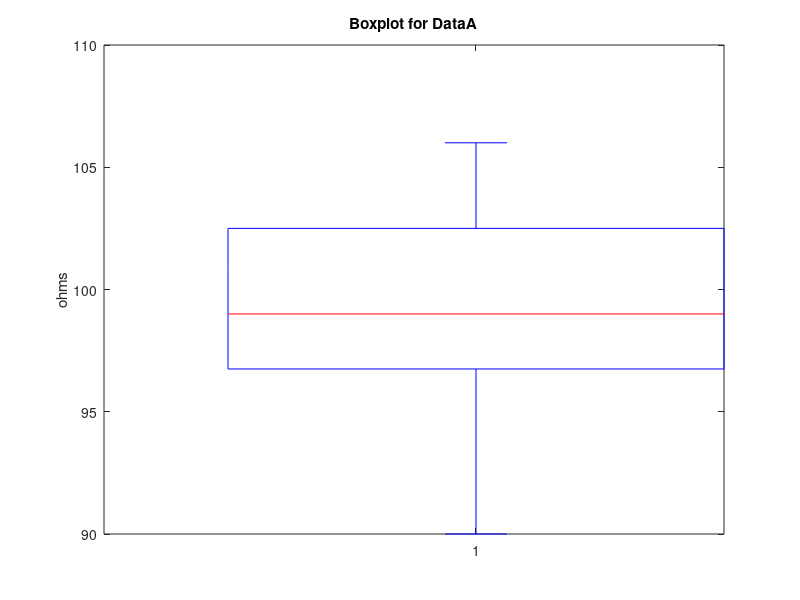
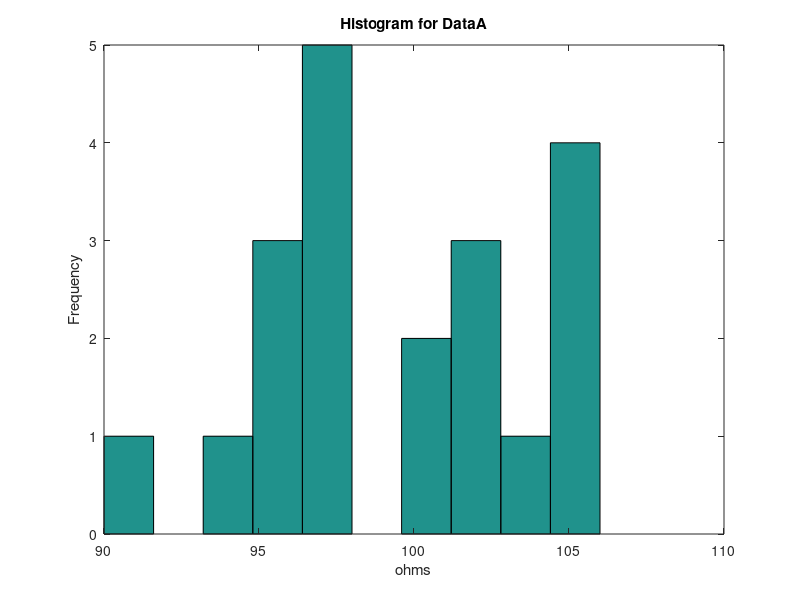
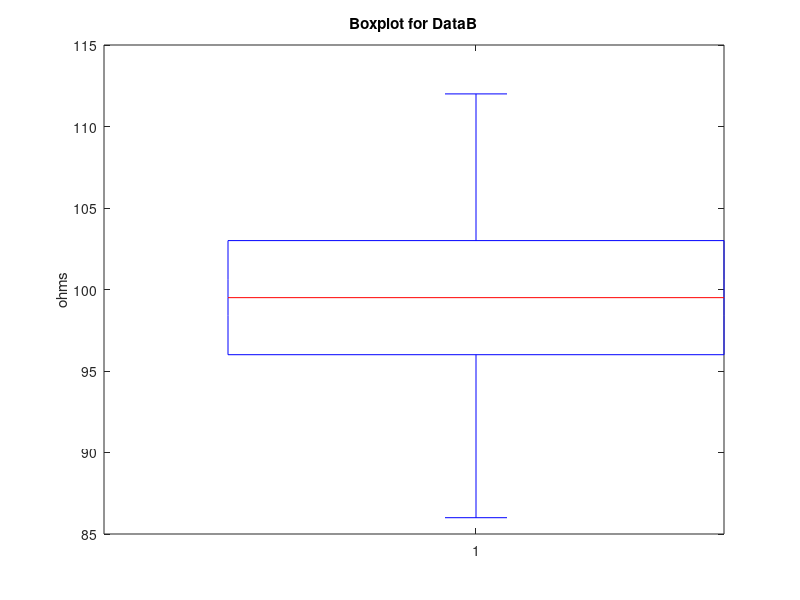
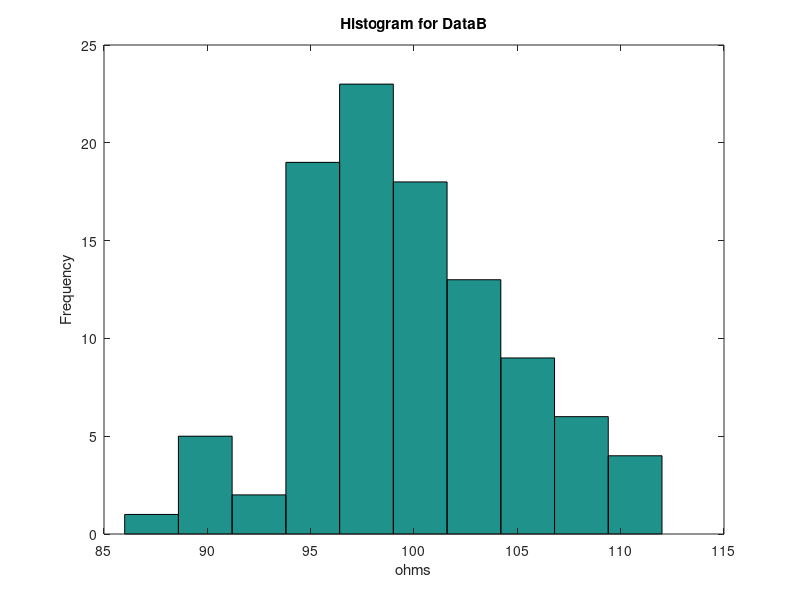

Write the MATLAB code that produced these figures, in order.
%%
% Student Names: Your FULL NAME(s)
% Student IDs: Your STUDENT ID(s)
%
%                      Probability and Statistics
%
%                       Instructor: Ying He
%                         
% 
%%%%%%%%%%%%%%%%%%%%%%%%%%%%%%%%%%%%%%%%%%%%%%%%%%%%%%%%%%%%%%%%%%%%%%%%%%%
%                              Resistors
%
% Assume that we tested two batches of resistors (ohms) from two different
% plants, A and B. The first batch was very small. The second batch
% was much larger.

%% Init

clc

clear

close all

format compact

disp(['Code by: Alexander Macri  0384086 8:00 AM'])
disp(['Code by: Adam Kimball     0386149 8:00 AM'])
disp(['Code by: Grissess MacWookie  0000001 6:66 AM'])
disp([' ']);

%% Process data [Done]

dataA = load ( 'dataA.txt' );
%dataA = xlsread('STAT383_Project_data.xlsx',1,'B2:B21');
Na = size(dataA,1);

dataB = load ( 'dataB.txt' );
%dataB = xlsread('STAT383_Project_data.xlsx',1,'D2:D101');
Nb = size(dataB,1);

%% Plot the data (dataA) [Done]

% (Box plot) For the key parts of the plot, see figure 6.24 in textbook

figure('name','Boxplot for DataA');boxplot(dataA);title ('Boxplot for DataA');ylabel('ohms');

% (Histogram)
figure('name','Histogram for DataA');hist(dataA);title ('Histogram for DataA');ylabel('Frequency');xlabel('ohms')

%% Questions [Done]

% Is the data skewed? Why or why not. Use your plots to support your
% analysis. HINT: Read 6.2 and 6.3 carefully.

fprintf(['The data in the first data set, A, seems to be Bimodal. \n' ... 
    'This is illustrated by the fact that the box plot indicates a very symmetric relationship to either side of the median line\n' ... 
    '(from min to q1 and q3 to max, as well as q1 to median and median to q3),\n' ...
    'in addition to the histogram, visually, having two apparent distinct distribution curves, which is indicative of bimodality.']);

fprintf('\n\n');
%% Plot the data (dataB)[Done]

% (Box plot) For the key parts of the plot, see figure 6.24
figure('name','Boxplot for DataB');boxplot(dataB);title ('Boxplot for DataB');ylabel('ohms')

% (Histogram)
figure('name','Histogram for DataB');hist(dataB);title ('Histogram for DataB');ylabel('Frequency');xlabel('ohms')


%% Questions [Done]

%Is the data skewed? Why or why not.. Use your plots to support your
%analysis. HINT: Read 6.2 and 6.3 carefully.

fprintf(['The data in the second data set, B, seems to be positively skewed. \n' ... 
    'This is illustrated by the fact that in the boxplot, the length of the horizontal line from the median to Q3 is much longer than from Q1 to the median.\n' ...
    'This is also illustrated by the histogram, visually, having a long tail to the right, which is indicative of a positive skew.']);

fprintf('\n\n');
%% Sample Analysis [DONE]
% For each data set, calculate the sample mean, mode, median and sample
% standard deviation. The median you can get from the box plot or the MatLab
% command "median(data)" and the mode seen from the data or use the MatLab
% command "mode(data)". However, the sample mean and sample standard
% deviation MUST be calculated using the formulas from the book, i.e.
% do not use software commands like "mean(X)" but you can still use "sum".

meanA = sum(dataA)/Na;
meanB = sum(dataB)/Nb;

diffA = dataA - meanA;
diffB = dataB - meanB;

varA = (sum(diffA.^2))/(Na-1);
varB = (sum(diffB.^2))/(Nb-1);

sampleStdDevA = sqrt((sum(diffA.^2))/(Na-1));
sampleStdDevB = sqrt((sum(diffB.^2))/(Nb-1));

disp(['For data set A:']);
disp(['The sample mean is ' num2str(meanA)]);
disp(['The mode is ' num2str(mode(dataA))]);
disp(['The median is ' num2str(median(dataA))]);
disp(['The sample standard deviation is ' num2str(sampleStdDevA)]);
disp([' ']);
disp(['For data set B:']);
disp(['The sample mean is ' num2str(meanB)]);
disp(['The mode is ' num2str(mode(dataB))]);
disp(['The median is ' num2str(median(dataB))]);
disp(['The sample standard deviation is ' num2str(sampleStdDevB)]);
disp([' ']);

%% Confidence Intervals [NOT DONE]
% For this part, it will be useful to use the MatLab function "tinv". This
% will calculate the critical value for a random variable with a student-t
% distribution given v, which is the degrees of freedom.
%
% For example, to calculate the t-citical value given alpha = a, and v
% degrees of freedom (usually n-1), we would use,
%
%                   tinv(1-alpha,v)
%
%% Calculate and display TWO-sided "t" confidence intervals for the sample mean of dataA and dataB that you calculated above for... [DONE]
%  (Display it in the same format as the instructions sheet.)

disp([' '])

% For confidence level 95% for dataA
sovernA = sampleStdDevA/sqrt(Na);
sovernB = sampleStdDevB/sqrt(Nb);

t95A = tinv(.95,Na-1);
lower95A = meanA-(t95A*sovernA);

upper95A = meanA+(t95A*sovernA);

disp(['The two-sided, 95% confidence interval for the sample mean of data set A, is (' num2str(lower95A) ', ' num2str(upper95A) ')']);

disp([' '])
% For confidence level 95% for dataB

t95B = tinv(.95,Nb-1);
lower95B = meanB-(t95B*sovernB);

upper95B = meanB+(t95B*sovernB);

disp(['The two-sided, 95% confidence interval for the sample mean of data set B, is (' num2str(lower95B) ', ' num2str(upper95B) ')']);

disp([' '])
% For confidence level 99% for dataA

t99A = tinv(.99,Na-1);
lower99A = meanA-(t99A*sovernA);

upper99A = meanA+(t99A*sovernA);

disp(['The two-sided, 99% confidence interval for the sample mean of data set A, is (' num2str(lower99A) ', ' num2str(upper99A) ')']);

disp([' '])
% For confidence level 99% for dataB

t99B = tinv(.99,Nb-1);
lower99B = meanB-(t99B*sovernB);

upper99B = meanB+(t99B*sovernB);

disp(['The two-sided, 99% confidence interval for the sample mean of data set B, is (' num2str(lower99B) ', ' num2str(upper99B) ')']);

disp([' '])
%% Hypothesis Testing [NOT DONE]
%
% For this part, it will be useful to use the MatLab function "cdf". This
% function will calculate the cumulative distribution function for a
% particular distribution. For example, to calculate P(X < x) where X is a
% normally distributed variable with some known mean and STANDARD DEVIATION
% (MatLab uses std dev in its code, not variance) we would use,
%
%                   cdf('normal',x,mean, std dev)
%
% where mean and variance are numerical values and 'normal" is put in
% exactly as shown. For example, the standard normal distribution has a
% specific mean and variance, namely mean = 0 and var = 1. Therefore,
% if we want to calculate P(Z < z), we use the cumulative distribution for
% a standard normal distribution which would be,
%
%                   cdf('normal',z,0,1)
%
% Similarly, you can calculate the cumulative distribution function for a
% student-t or just "t" distribution for some amount v, or degrees of
% freedom,
%
%                   cdf('t',t,v)
%
% NOTE: Both cdf functions calculate P(X < x). In other words, the function
% is defined from -inf to x. Typically you need P(X > x) for the p-value.

%% Calculate and display (as a probability) the cumulative distribution function for... [DONE]

% For t = 2.262 with 9 degrees of freedom.
disp(['The T cdf for t = 2.262 is P(T<t) = ' num2str(cdf('t',2.262,9))]);

%  Hint: To check your code, check that it matches the value in your t-table or Table III in the back of your textbook.

disp([' ']);
%% Calculate and display the p-value for ... [DONE]

% For the two-sided problem for data A with null hypothesis H0: mu_A = 98.25
tstarA = (((meanA - 98.25)*(sqrt(Na))/(sampleStdDevA)));

disp(['For H0: mu_A = 98.25, the p-value = ' num2str(2*(1-cdf('t',tstarA,Na-1)))]);

% For the two-sided problem for data B with null hypothesis H0: mu_B = 98.25
tstarB = (((meanB - 98.25)*sqrt(Nb))/(sampleStdDevB));

disp(['For H0: mu_B = 98.25, the p-value = ' num2str(2*(1-cdf('t',tstarB,Nb-1)))]);

disp([' ']);
%% QUESTION - Assume a significance level of 5%, should you reject the null hypothesis in either case now? Why? [NOT DONE]
% When you answer this below, include your calculated p-value in addtion to the t statistic.
% Do this for both dataA and dataB.
%
%  (Display your answer in the command window as before (same format as the
%  instructions sheet example). Hint: See figure 8.30 in book.

disp(['The absolute value of the t statistic for dataA ' num2str(abs(tstarA))]);
disp(['is greater than the critical value, ' num2str(cdf('t',(1-0.05)/2,Na-1)) ]);
disp(['and therefore with a significance level of 5%, we REJECT the null.']);

disp([' ']);

disp(['The absolute value of the t statistic for dataB ' num2str(abs(tstarB))]);
disp(['is greater than the critical value, ' num2str(cdf('t',(1-0.05)/2,Nb-1)) ]);
disp(['and therefore with a significance level of 5%, we REJECT the null.']);

disp([' ']);
%% Paired, two sided t-test: [NOT DONE]
% Imagine that "dataA" is attained by meauring the resistors using a standard
% ohm meter. However, a new procudure measures the resistance in a much faster
% way. The data below (dataC) are the resitances as measured this new way.

% DO NOT ALTER THIS CELL

dataC = [103;99;107;101;96;99;101;95;97;101;99;98;101;101;105;103;103;104;98;91];

%% Calculate and display the p-value for ... [NOT DONE]

% For the two-sided problem with null hypothesis H0: muA - muC = 0

diffAC = dataA-dataC;
dAC = sum(diffAC)/Na;
sdAC = sqrt(sum(diffAC.^2)/(Na-1));
tstarAC = ((dAC-0)*(sqrt(Na)))/(sdAC);

disp(['For H0: muA - muC = 0, the paired p-value = ' num2str(2*(1-cdf('t',tstarAC,Na-1)))])

%% QUESTION - Assume a significance level of 5%, would you say that there is a significant difference between the methods (reject)? [NOT DONE]
% 
%
%  (Display your answer in the command window as before (same format as the
%  instructions sheet example).

disp(['The absolute value of the t statistic ' num2str(tstarAC)]);
disp(['[is whatever than] the critical value, ' num2str(cdf('t',1-0.05,Na-1)) ]);
disp(['and therefore with a significance level of 5%, we [do something] the null.']);

disp([' ']);
%% Un-paired (independent) two-sided t-test: [NOT DONE]
% Imagine that "dataA" is using the standard machine to make resistors,
% while a new machine that is cheaper is being used to to create the data
% below (dataD).

%% DO NOT ALTER THIS CELL

dataD = [103;99;107;101;96;99;101;95;97;101;99;98;101;101;105;103;103;104;98;91;95;97;101;99;98;101];

%% Calculate and display the p-value for (do NOT assume a pooled variance) ... [NOT DONE]

% For the two-sided problem with null hypothesis H0: muA - muD = 0

Nd = size(dataD,1);

meanA = sum(dataA)/Na;
meanD = (sum(dataD)/Nd);

VarA = sum(dataA - meanA)^2/(Na-1);
VarD = sum(dataD - meanD)^2/(Nd-1);

numor = meanA-meanD-0;
denom = sqrt((VarA/Na)+(VarD/Nd));

tstarAD = numor/denom;

disp(['For H0: muA - muD = 0, the un-paired p-value = ' num2str(2*(1-cdf('t',1-0.05,Nd-1)))])

%% QUESTION - Assume a significance level of 5%, would you say that there is a significant difference between the machines (reject)? [NOT DONE]
% 
%
%  (Display your answer in the command window as before (same format as the
%  instructions sheet example).

disp(['The absolute value of the t statistic ' num2str(tstarAD)]);
disp(['[is whatever than] the critical value, ' num2str(cdf('t',1-0.05,Nb-1)) ]);
disp(['and therefore with a significance level of 5%, we [do something] the null.']);

disp([' '])
%%                  Fitting a Line (paramter estimation) [NOT DONE]
%
% The manager of the resistor plant wishes to investigate how the plant's
% electricity usage depends upon the value of the resistor produced.
% DataA is the resistor information while the data below is the electricity
% is used during the production of the resistors.
%
% The manager plots the data and determines that a linear model is best.
%
%                           Y = m * X + b;
%
% where Y is electricty usage (in watts) and X is value of the resistors.

%% DO NOT ALTER THIS CELL
m = 0.5;    % slope of relationship
b = 0.2;    % intercept

G = 0.1; %Noise factor

s = G*randn(1,Na);      % uncertainty in time measurements (standard deviation)

Y = m*dataA' + b + s;
dataY = Y';

%% Calculate and display the slope and intercept [DONE]
% using dataA as the independent varible (X) and dataY as the dependent variable (Y).
% You CANNOT use "polyfit" or the like. You must use the equations we
% discuss in class (12.2 in the book).

sumA = sum(dataA);
sumY = sum(dataY);

sumAsquared = sum(dataA.^2);
sumYsquared = sum(dataY.^2);

sumYA = sum(dataA.*dataY);

MMnumor = ((Na * sumYA) - (sumA * sumY));
MMdenom = (Na*sumAsquared) - sum(dataA)^2;

MM = MMnumor/MMdenom;

BB = (sumY/Na) - (MM*(sumA/Na));

disp(['Calculated slope and intercept']);
disp(['~B1 = ' num2str(MM)]);
disp(['~B0 = ' num2str(BB)]);

%% Plot fitted regression line against data [DONE]
% The following code is how I display line and data. It doesn't mean you
% HAVE to use it.....
%
% Fit2=MM*dataA + BB;    
% This is my fit line. MM and BB are estimates for slope and intercpet.
%
% figure;plot(dataA,dataY,'b.',dataA,Fit2,'r-');
% xlabel('Resistance(ohms)');
% ylabel('Electricity Usage(Watts)');
% title('Best Linear Fit')
% 

Fit2=MM*dataA + BB;    
%This is my fit line. MM and BB are estimates for slope and intercpet.

figure('name','This is my fit line. MM and BB are estimates for slope and intercpet');plot(dataA,dataY,'b.',dataA,Fit2,'r-');
xlabel('Resistance(ohms)');
ylabel('Electricity Usage(Watts)');
title('Best Linear Fit')

